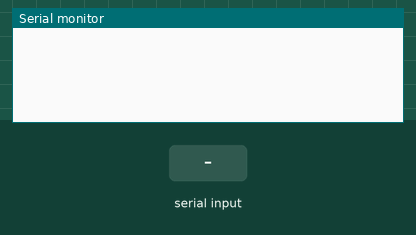
This sketch was run on a simulated Arduino Uno, built with avr-gcc and run on an emulated ATmega328P. Parts: the last lines printed to the serial monitor. The inputs (shaded band) are chosen by the test bench.

Above: at 1.2 s.
1.3 s: "90,45\n" received over Serial
At 3.5 s:
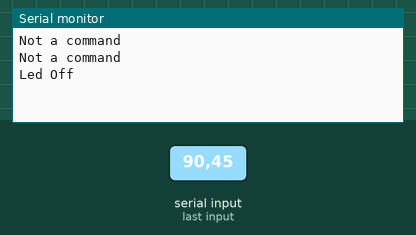
3.8 s: "1\n" received over Serial
At 4.6 s:
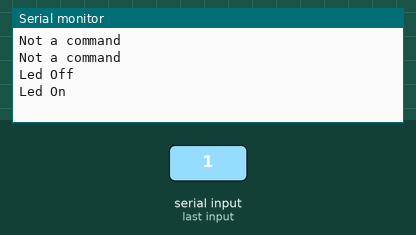

The sketch:

simple_comm.ino
```cpp
int inbyte = 0;

void setup() {
  Serial.begin(9600);
}

void loop() {
  if (Serial.available() > 0) {
    inbyte = Serial.parseInt();

    if (inbyte == 1){
      Serial.println("Led On");
    }

    else if (inbyte == 0){
      Serial.println("Led Off");
    }

    else{
      Serial.println("Not a command");
    }
  }
}
```

Measured:
- after the input at 1.3 s, the serial monitor: prints a new line at once (image 1)
- after the input at 3.8 s, the serial monitor: prints a new line at once (image 2)
